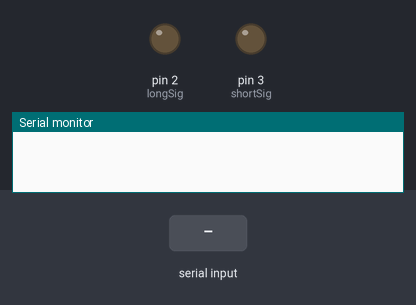
The program below on a simulated Arduino Nano, built with avr-gcc and run on an emulated ATmega328P. Parts: output pins drawn as LEDs (lit = HIGH), the last lines printed to the serial monitor. The inputs (shaded band) are chosen by the test bench.

Above: at 1.2 s.
1.3 s: "GAGO" received over Serial
At 1.8 s:
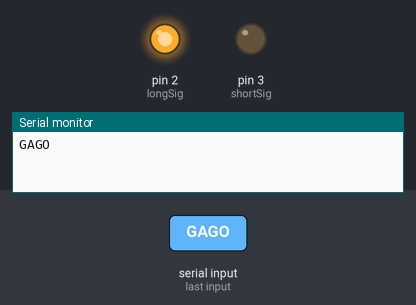
3.0 s: "POTA" received over Serial
At 5.4 s:
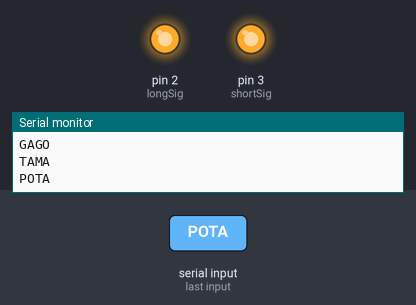
9.0 s: "POTA" received over Serial
At 10.0 s:
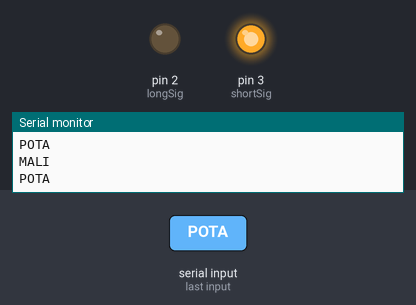
Timing chart, 0 to 13.7 s (numbered marks = the images above; inputs shaded):
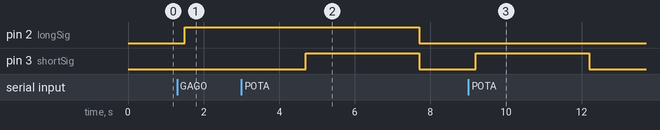

The program:

main.cpp
```cpp
#include <Arduino.h>

const int longSig = 2;
const int shortSig = 3;

String msg;

void setup() {

  Serial.begin(9600);
  pinMode(longSig, OUTPUT);
  pinMode(shortSig, OUTPUT);

}

void loop(){

  // digitalWrite(longSig, HIGH);
  // digitalWrite(shortSig, HIGH);
  // digitalWrite(longSig, LOW);
  // digitalWrite(shortSig, LOW);

  while(Serial.available()){
    delay(50);
    char testing = Serial.read();
    msg += testing;
  }

  if(msg.length() > 0){

    Serial.println(msg);

    if(msg.indexOf("GAGO") == 0){
      digitalWrite(longSig,HIGH);
      delay(3000);
      Serial.println("TAMA");
    }else if(msg.indexOf("POTA") == 0){
      digitalWrite(shortSig,HIGH);
      delay(3000);
      Serial.println("MALI");
    }

    msg = "";
  }else{
    digitalWrite(longSig,LOW);
    digitalWrite(shortSig,LOW);
  }


}
```

Measured:
- after the input at 1.3 s, pin 2 (longSig): LOW → HIGH after 0.20 s
- after the input at 3.0 s, pin 2 (longSig): HIGH → LOW after 4.7 s instead of 1.5 s; pin 3 (shortSig): LOW → HIGH after 1.7 s, → LOW 3.0 s later
- after the input at 9.0 s, pin 3 (shortSig): LOW → HIGH after 0.20 s, → LOW 3.0 s later
